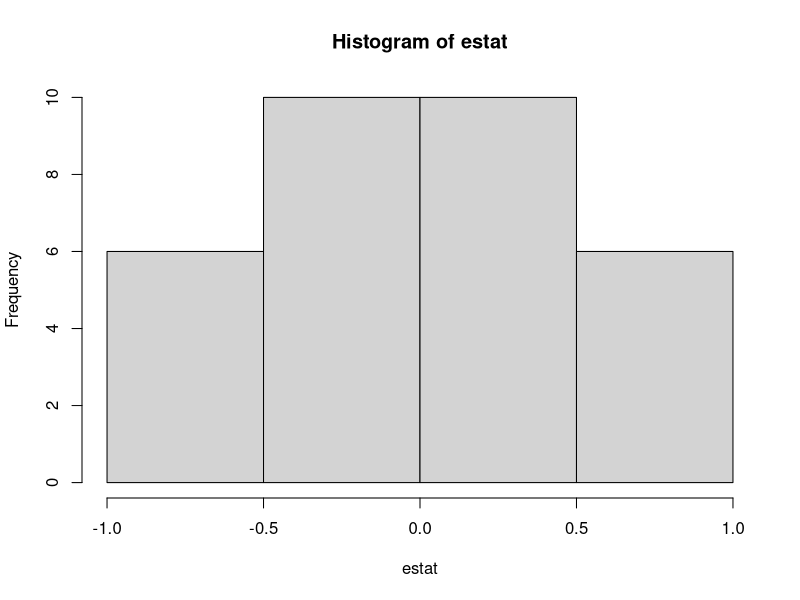

Reproduce this figure in R.
droga <- c(3.2, 2.1, 2.3, 1.2, 1.5)
placebo <- c(3.4, 3.5, 4.1, 1.7, 2.1)

dif <- droga - placebo

estat_obs <- mean(dif)

estat <- NULL

for (i1 in c(1,-1)){
	for (i2 in c(1,-1)){
		for (i3 in c(1,-1)){
			for (i4 in c(1,-1)){
				for (i5 in c(1,-1)){	
									estat<-c(estat,mean(dif*c(i1,i2,i3,i4,i5)))}}}}}

hist(estat)

quantile(estat,c(0.025,0.975)) # quantis da região crítica

valor_p <- sum(estat<=estat_obs)/length(estat) # valor-p

valor_p
